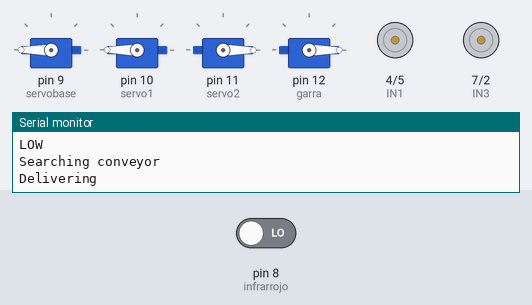
This sketch was run on a simulated Arduino Uno, built with avr-gcc and run on an emulated ATmega328P. Parts: 4 × servo, motor-driver pin pairs drawn as motors (green arrow = first pin HIGH = forward, orange = second pin HIGH = backward, longer = more drive, scaled by the enable pin), the last lines printed to the serial monitor. The inputs (shaded band) are chosen by the test bench; at power-on: pin 8 (infrarrojo) LOW.

Above: at 13.9 s.
14.0 s: pin 8 (infrarrojo) driven LOW
At 16.3 s:
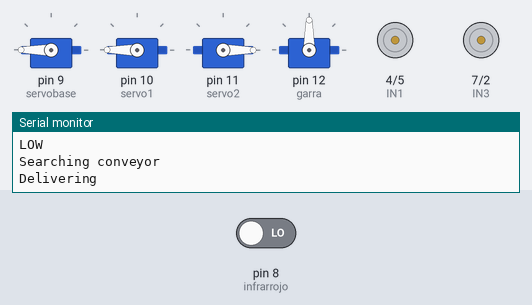
26.7 s: pin 8 (infrarrojo) driven HIGH
At 35.6 s:
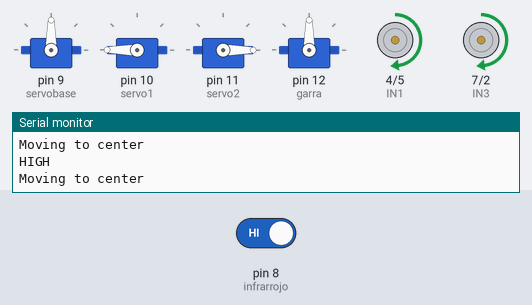
39.4 s: pin 8 (infrarrojo) driven LOW
At 41.5 s:
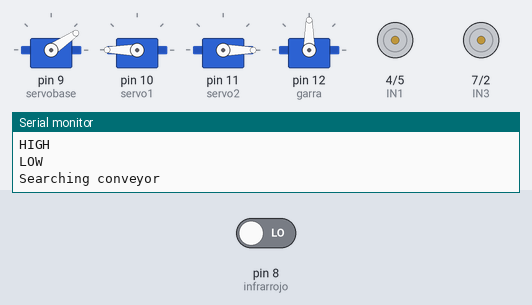
Timing chart, 0 to 73.5 s (numbered marks = the images above; inputs shaded):
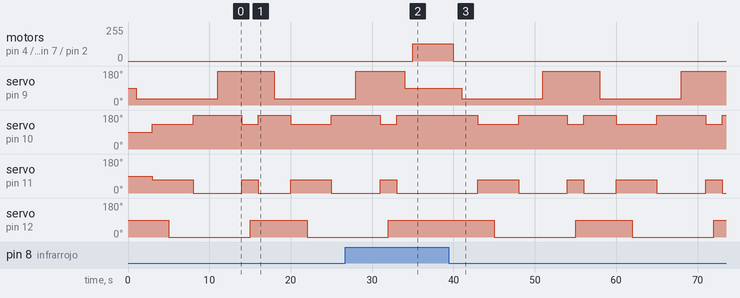

Measured:
- after the input at 26.7 s, motor on pin 4 (IN1) / pin 5 (IN2), motor on pin 7 (IN3) / pin 2 (IN4): stopped → forward 130/255 after 8.3 s; servo on pin 10 (servo1): goes on until 33.0 s, then stays 180°; servo on pin 11 (servo2): goes on until 33.0 s, then stays 0°; servo on pin 12 (garra): goes on until 32.0 s, then stays 90°
- after the input at 39.4 s, motor on pin 4 (IN1) / pin 5 (IN2), motor on pin 7 (IN3) / pin 2 (IN4): forward 130/255 → stopped after 0.61 s

The sketch:

robotic-arm-conveyor-sorting.ino
```cpp
#include <Servo.h>

int ENA = 3;
int IN1 = 4;
int IN2 = 5;
int ENB = 6;
int IN3 = 7;
int IN4 = 2;
int infrarrojo = 8;
int valor = 0;
Servo servobase;
Servo servo1;
Servo servo2;
Servo garra;

void setup() {
  Serial.begin(9600);
  servobase.attach(9,400,2600);
  servo1.attach(10,500,2500);
  servo2.attach(11,500,2500);
  garra.attach(12);
  pinMode(IN1, OUTPUT);
  pinMode(IN2, OUTPUT);
  pinMode(IN3, OUTPUT);
  pinMode(IN4, OUTPUT);
  pinMode(ENA, OUTPUT);
  pinMode(ENB, OUTPUT);
}

void loop() {
  valor = digitalRead(infrarrojo);
if(valor == HIGH){
  medio();
  cintamueve();
}
if(valor == LOW){
  cintaespera();
  recibo();
  delay(2000);
  //mid();
  entrega();
}
}
void cintamueve() {
  Serial.println("HIGH");
  digitalWrite (IN1, HIGH);
  digitalWrite (IN2, LOW);
  analogWrite (ENA, 130);
  digitalWrite (IN3, HIGH);
  digitalWrite (IN4, LOW);
  analogWrite (ENB, 130);
  //Conveyor belt delivers a load.
}
void cintaespera() {
  if(valor == LOW){
  Serial.println("LOW");
  analogWrite(ENA, 0);
  analogWrite(ENB, 0);
  }//The belt awaits the arm.
}
void medio() {
  Serial.println("Moving to center");
  servobase.write(90);
  delay(1000);
  servo1.write(180);
  servo2.write(0);
}//Retraer al medio

void recibo() {
  Serial.println("Searching conveyor");
  delay(1000);
  servobase.write(34);
  delay(2000);
  servo2.write(70);
  servo1.write(130);
  garra.write(90);
  delay(2000);
  garra.write(0);
  delay(3000);
  servo1.write(180);
  servo2.write(0);
}//Retract to the middle

void entrega() {
  Serial.println("Delivering");
  delay(1000);
  servobase.write(180);
  servo1.write(180);
  servo2.write(0);
  delay(1000);
  delay(2000);
  servo2.write(70);
  servo1.write(130);
  delay(1000);
  garra.write(90);
  delay(1000);
  servo1.write(180);
  servo2.write(0);
  delay(1000);
}//Arm delivers the load
```
